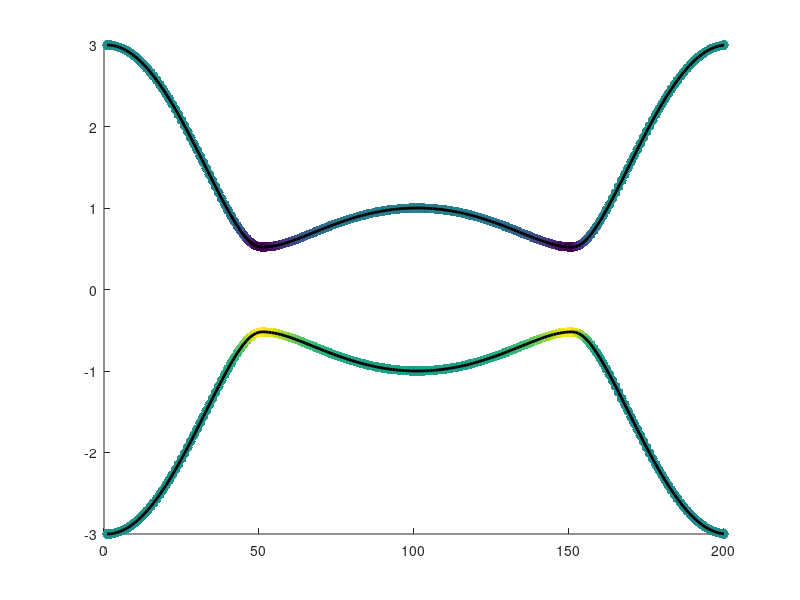

Write MATLAB code to recreate this figure. (Note: this script raises an error after producing the figure.)
clear all

load Berry_kpath.mat

EF=0;

berry1=Berry(:,:,1);
berry2=Berry(:,:,2);
berry3=Berry(:,:,3);
berry4=Berry(:,:,4);
berry5=Berry(:,:,5);
berry6=Berry(:,:,6);
berry7=Berry(:,:,7);
berry8=Berry(:,:,8);
berry9=Berry(:,:,9);

nk=length(Ek(:,1));
nb=length(Ek(1,:));

A=zeros(nk*nb,2);

for ikk=1:nk
    A((ikk-1)*nb+1:ikk*nb,1)=ikk;
    A((ikk-1)*nb+1:ikk*nb,2)=Ek(ikk,:)';
end

%return
%%
% Plot  band%
figure;
hold on
nknb=size(A(:,1));
scatter(A(:,1),A(:,2)-EF,50,reshape(berry2',nknb(1),1),'filled');
plot(Ek-EF,'k','LineWidth',2);
colorbar('vertical')
% title('berry2');
box on
axis square
colormap(colormap_rb_white_1)
caxis([-10 10]);
ax = gca;
ax.FontSize   = 14;
list    = [1 50 100 150 200];
ax.XTick      = list(:);
ax.XTickLabel = {'\Gamma' 'K' 'X' 'K^\prime' '\Gamma'};
ylim([-4 4]);
% Plot  band%
%{
figure;
hold on
nknb=size(A(:,1));
scatter(A(:,1),A(:,2)-EF,30,reshape(berry4',nknb(1),1),'filled');
plot(Ek-EF,'k');
colorbar('vertical')
title('berry4');
box on
axis square
colormap(colormap_rb_white_1)
%}
